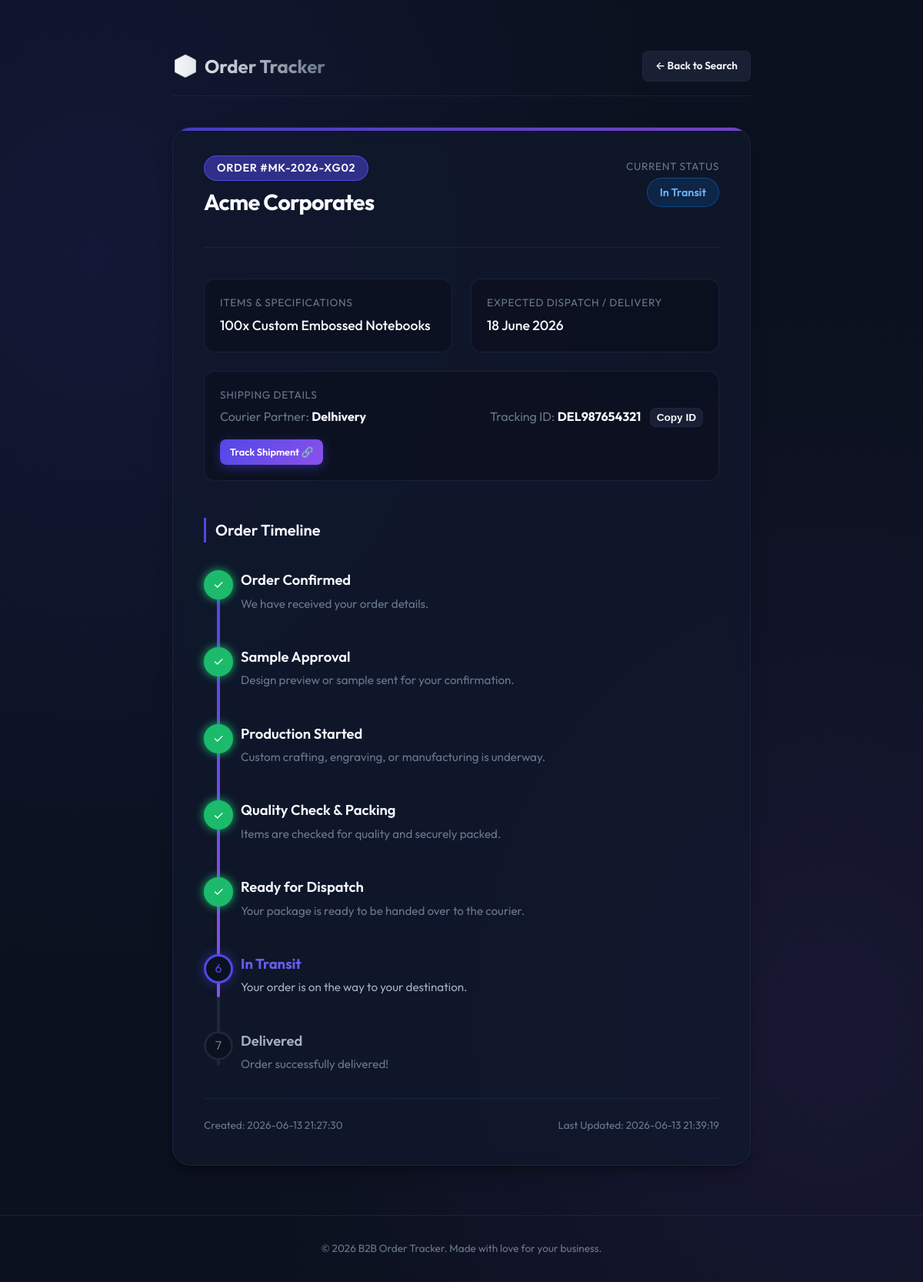
Page /track/MK-2026-XG02 on the committed database.
### tables this page shows
CREATE TABLE orders (
                id INTEGER PRIMARY KEY AUTOINCREMENT,
                order_number TEXT UNIQUE NOT NULL,
                client_name TEXT NOT NULL,
                item_details TEXT NOT NULL,
                status TEXT NOT NULL,
                notes TEXT,
                courier_name TEXT,
                tracking_number TEXT,
                estimated_delivery TEXT,
                created_at TEXT NOT NULL,
                updated_at TEXT NOT NULL
            , email TEXT);

### app.py (the view)
@app.route('/track/<order_number>')
def track_order(order_number):
    order_number = order_number.strip().upper()
    order = run_query("SELECT * FROM orders WHERE UPPER(order_number) = ?", (order_number,), fetchone=True)
    if not order:
        return render_template('home.html', error=f"Order '{order_number}' not found. Please check and try again.")
    status_flow = [
        {"name": "Order Received", "label": "Order Confirmed", "desc": "We have received your order details."},
        {"name": "Sample Approval", "label": "Sample Approval", "desc": "Design preview or sample sent for your confirmation."},
        {"name": "Production Start", "label": "Production Started", "desc": "Custom crafting, engraving, or manufacturing is underway."},
        {"name": "Packing", "label": "Quality Check & Packing", "desc": "Items are checked for quality and securely packed."},
        {"name": "Ready for Dispatch", "label": "Ready for Dispatch", "desc": "Your package is ready to be handed over to the courier."},
        {"name": "In Transit", "label": "In Transit", "desc": "Your order is on the way to your destination."},
        {"name": "Delivered", "label": "Delivered", "desc": "Order successfully delivered!"}
    ]
    current_status = order['status']
    current_step = 0
    for idx, step in enumerate(status_flow):
        if step['name'] == current_status:
            current_step = idx
            break
    return render_template('track.html', order=order, status_flow=status_flow, current_step=current_step)

### templates/track.html (shortened to what this page needs)
<!DOCTYPE html>
<html lang="en">
<head>
    <link rel="stylesheet" href="{{ url_for('static', filename='style.css') }}">
</head>
<body>
    <div class="container" style="max-width: 800px; margin: 2rem auto;">
        <header>
            <div class="logo">
                <span class="logo-icon">📦</span>
                <span>Order Tracker</span>
            </div>
            <div>
                <a href="{{ url_for('home') }}" class="btn btn-secondary btn-sm">← Back to Search</a>
            </div>
        </header>
        <div class="card">
            <div class="tracking-header">
                <div>
                    <span class="order-badge">ORDER #{{ order.order_number }}</span>
                    <h1 style="margin-top: 0.5rem; font-size: 1.8rem; background: none; -webkit-text-fill-color: initial; color: var(--text-primary);">
                        {{ order.client_name }}
                    </h1>
                </div>
                <div class="status-summary">
                    <div class="detail-label">Current Status</div>
                    <span class="status-badge {% if order.status == 'Order Received' %}received{% elif order.status == 'Sample Approval' %}sample-approval{% elif order.status == 'Production Start' %}production-start{% elif order.status == 'Packing' %}packing{% elif order.status == 'Ready for Dispatch' %}dispatch{% elif order.status == 'In Transit' %}transit{% elif order.status == 'Delivered' %}delivered{% endif %}">
                        {{ order.status }}
                    </span>
                </div>
            </div>
            <div class="detail-grid">
                <div class="detail-item">
                    <div class="detail-label">Items & Specifications</div>
                    <div class="detail-val" style="white-space: pre-line;">{{ order.item_details }}</div>
                </div>
                <div class="detail-item">
                    <div class="detail-label">Expected Dispatch / Delivery</div>
                    <div class="detail-val">{{ order.estimated_delivery or 'Updating soon...' }}</div>
                </div>
            </div>
            {% if order.courier_name or order.tracking_number %}
            <div class="detail-grid" style="margin-top: -1.5rem; margin-bottom: 3rem;">
                <div class="detail-item" style="grid-column: 1 / -1;">
                    <div class="detail-label">Shipping Details</div>
                    <div class="flex-between" style="flex-wrap: wrap; gap: 1rem;">
                        <div>
                            <span style="color: var(--text-muted);">Courier Partner:</span>
                            <strong>{{ order.courier_name or 'Assigned' }}</strong>
                        </div>
                        {% if order.tracking_number %}
                        <div>
                            <span style="color: var(--text-muted);">Tracking ID:</span>
                            <strong style="margin-right: 0.5rem;">{{ order.tracking_number }}</strong>
                            <button class="btn btn-secondary btn-sm" id="btn-copy-tracking" data-tracking="{{ order.tracking_number }}" style="padding: 0.25rem 0.5rem;">Copy ID</button>
                        </div>
                        {% endif %}
                    </div>
                    {% if order.courier_name and order.tracking_number %}
                    <div class="mt-4" id="courier-link-container">
                        <a href="#" id="courier-tracking-btn" target="_blank" class="btn btn-primary btn-sm" style="font-size: 0.8rem; padding: 0.4rem 0.8rem;">
                            Track Shipment 🔗
                        </a>
                    </div>
                    {% endif %}
                </div>
            </div>
            {% endif %}
            <h2 style="font-size: 1.25rem; border-left: 3px solid var(--primary); padding-left: 0.75rem; margin-bottom: 2rem;">Order Timeline</h2>
            <div class="timeline">
                <div class="timeline-progress-line" style="height: {{ (current_step / (status_flow|length - 1)) * 100 }}%;"></div>
                {% for step in status_flow %}
                    {% set step_idx = loop.index0 %}
                    <div class="timeline-item {% if step_idx < current_step %}completed{% elif step_idx == current_step %}active{% endif %}">
                        <div class="timeline-dot">
                            {% if step_idx < current_step %}
                                ✓
                            {% else %}
                                {{ loop.index }}
                            {% endif %}
                        </div>
                        <div class="timeline-content">
                            <h3 class="timeline-title">{{ step.label }}</h3>
                            <p class="timeline-desc">{{ step.desc }}</p>
                        </div>
                    </div>
                {% endfor %}
            </div>
            <div class="flex-between mt-4" style="border-top: 1px solid var(--border-color); padding-top: 1.5rem; font-size: 0.85rem; color: var(--text-muted);">
                <span>Created: {{ order.created_at }}</span>
                <span>Last Updated: {{ order.updated_at }}</span>
            </div>
        </div>
    </div>
    <footer>
        <p>&copy; 2026 B2B Order Tracker. Made with love for your business.</p>
    </footer>
</body>
</html>

### rows in the picture
orders: order_number "MK-2026-XG02", client_name "Acme Corporates", status "In Transit", item_details "100x Custom Embossed Notebooks", estimated_delivery "18 June 2026", courier_name "Delhivery", tracking_number "DEL987654321", created_at "2026-06-13 21:27:30", updated_at "2026-06-13 21:39:19"

### other values in the picture
{{ step.label }} "Order Confirmed" "Sample Approval" "Production Started" "Quality Check & Packing" "Ready for Dispatch" "In Transit" "Delivered"
{{ step.desc }} "We have received your order details." "Design preview or sample sent for your confirmation." "Custom crafting, engraving, or manufacturing is underway." "Items are checked for quality and securely packed." "Your package is ready to be handed over to the courier." "Your order is on the way to your destination." "Order successfully delivered!"
